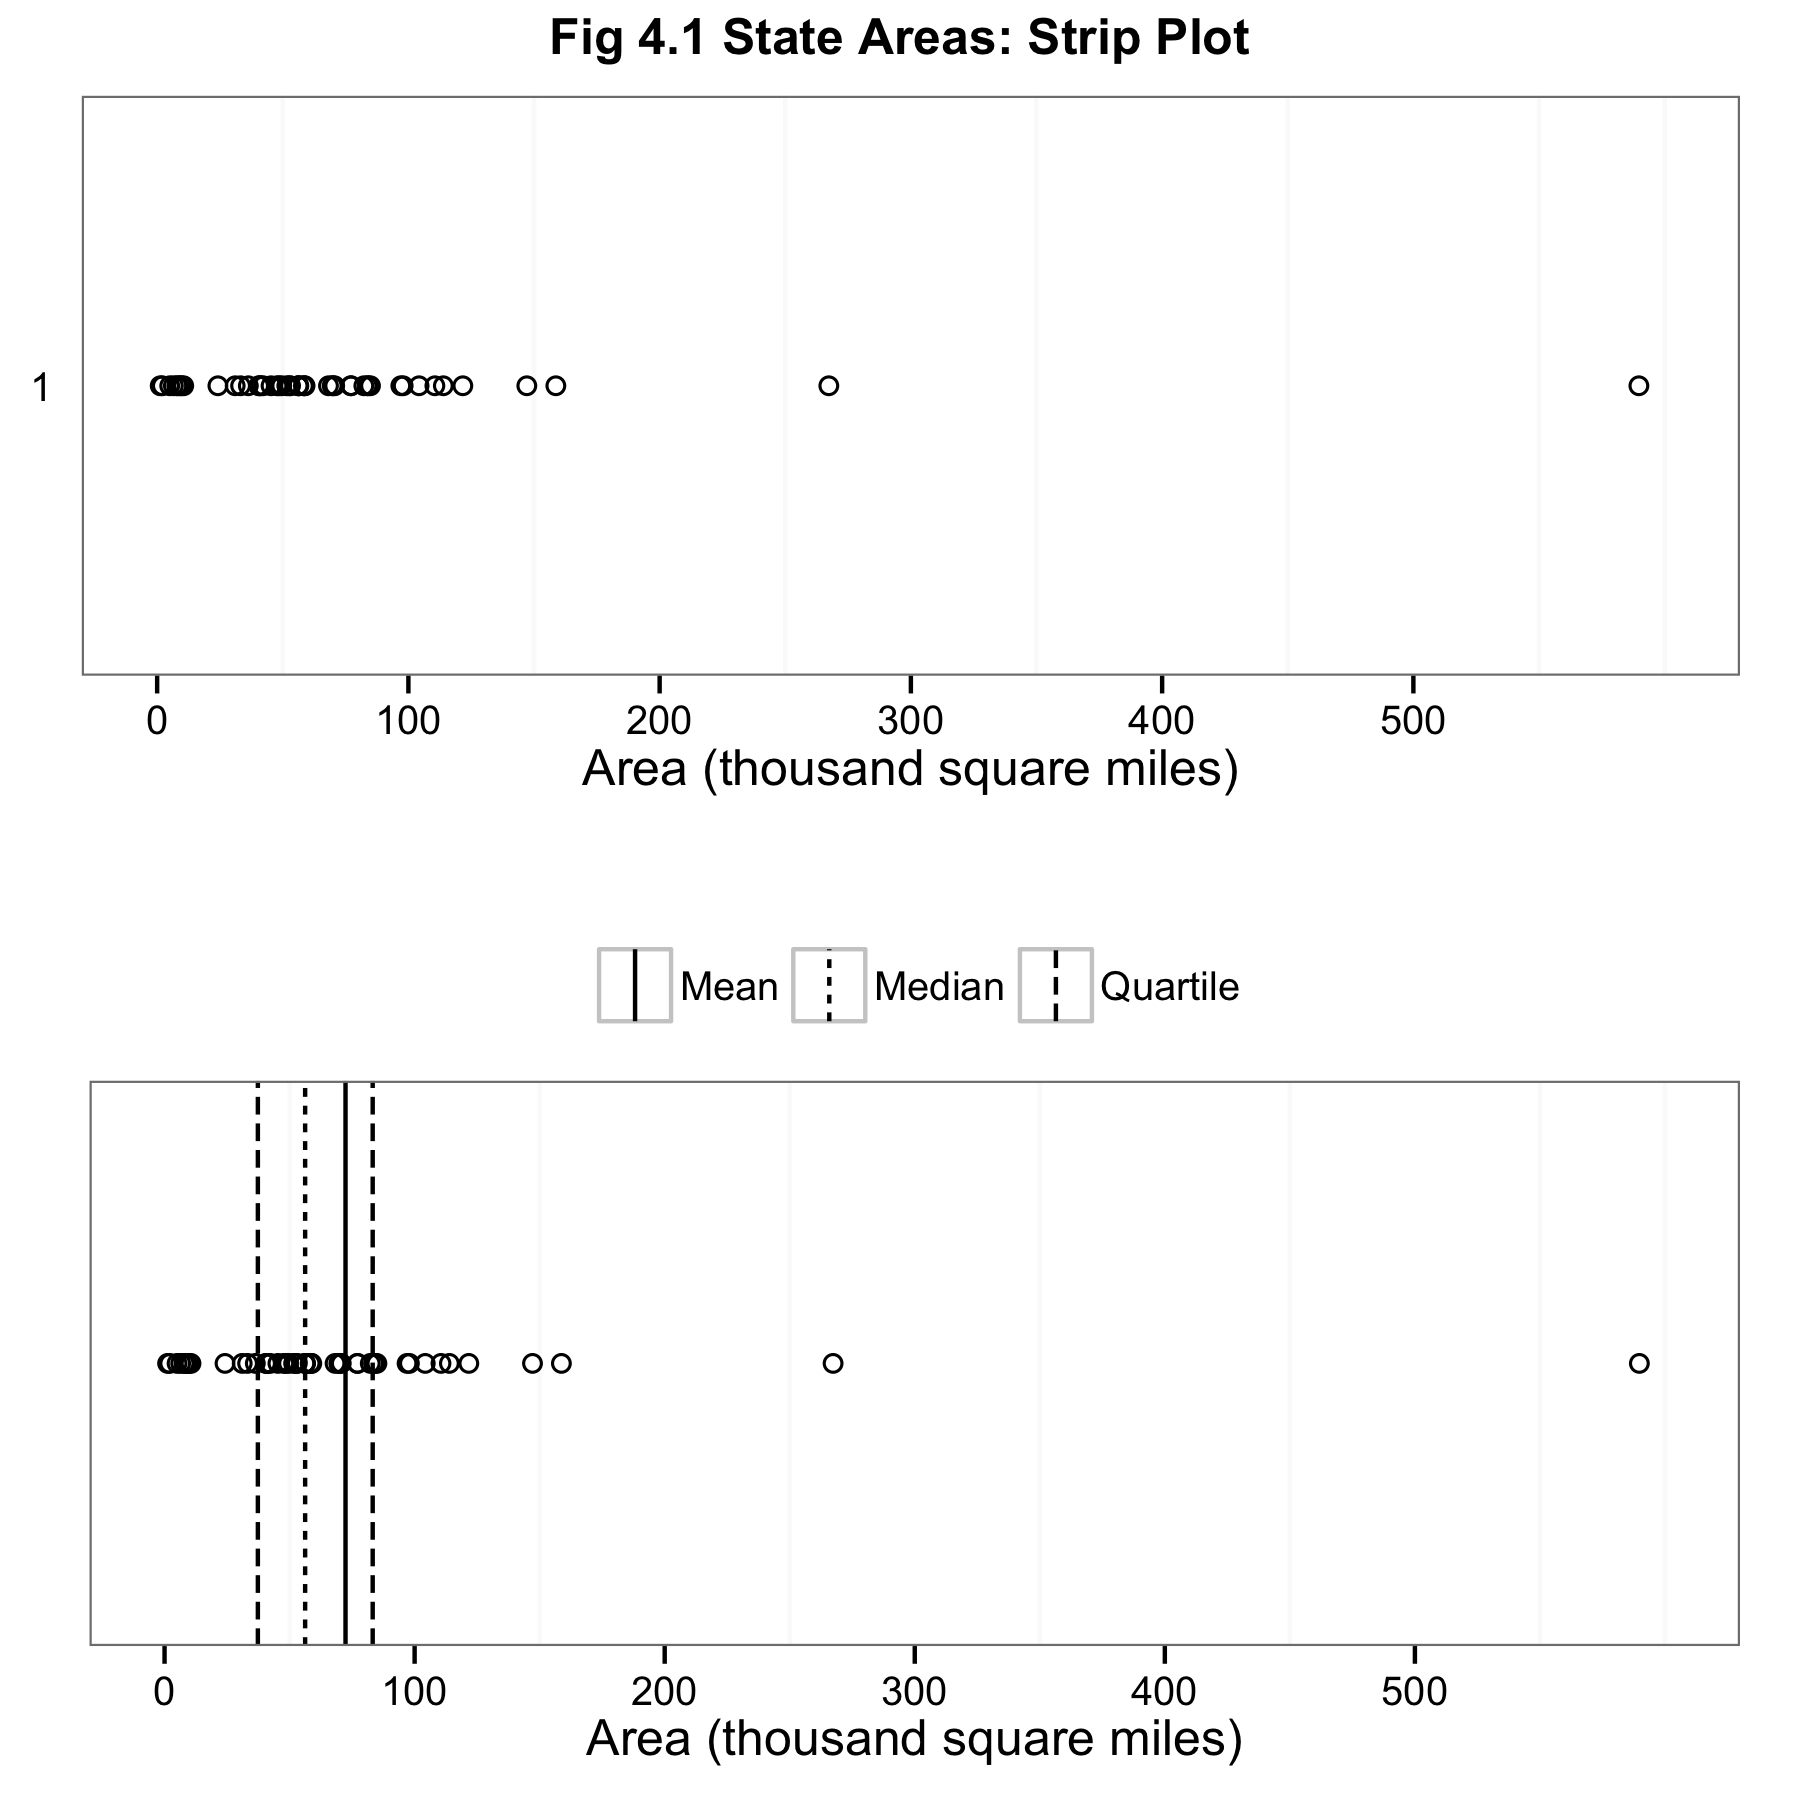

This figure's R source:
library(ggplot2)
library(gridExtra)

this_base <- "fig04-01_state-areas-strip-plot"

my_data <- data.frame(state.area.scaled = state.area / 1000)

summ_stats <-
  with(my_data,
       data.frame(stat = c("Mean", "Median", "Quartile", "Quartile"),
                  val = c(mean(state.area.scaled), median(state.area.scaled),
                          quantile(state.area.scaled, probs = c(0.25, 0.75)))))

p1 <- ggplot(my_data, aes(x = state.area.scaled, y = factor(1))) + 
  geom_point(shape = 1) + 
  scale_x_continuous(breaks = seq(0, 500, 100), limits = c(0, 600)) +
  labs(x = "Area (thousand square miles)", y = NULL) +
  theme_bw() + 
  theme(panel.grid.major = element_blank(),
        panel.grid.minor = element_blank(),
        axis.ticks.y = element_blank())

p2 <- p1 +
  geom_vline(data = summ_stats,
             aes(xintercept = val, linetype = stat), show_guide = TRUE) +
  theme(legend.position = "top",
        legend.justification = c(1, 0),
        legend.title = element_blank()) 

p3 <- arrangeGrob(p1, p2, nrow = 2, heights = c(0.45, 0.55), 
                  main = textGrob("Fig 4.1 State Areas: Strip Plot", 
                                  just = "top", gp = gpar(fontface = "bold")))
p3

ggsave(paste0(this_base, ".png"), 
       p3, width = 6, height = 6)

## TODO: fix legend so that lines are displayed horizontally in legend key
